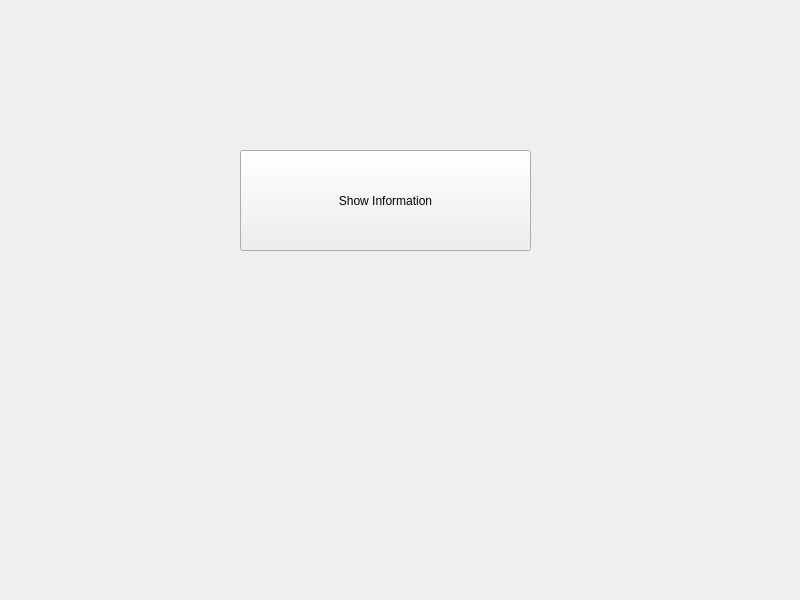
<?xml version="1.0" encoding="UTF-8"?>
<ui version="4.0">
 <class>Widget</class>
 <widget class="QWidget" name="Widget">
  <property name="geometry">
   <rect>
    <x>0</x>
    <y>0</y>
    <width>800</width>
    <height>600</height>
   </rect>
  </property>
  <property name="windowTitle">
   <string>Widget</string>
  </property>
  <widget class="QPushButton" name="ShowInformationpushbutton">
   <property name="geometry">
    <rect>
     <x>240</x>
     <y>150</y>
     <width>291</width>
     <height>101</height>
    </rect>
   </property>
   <property name="text">
    <string>Show Information</string>
   </property>
   <property name="autoDefault">
    <bool>false</bool>
   </property>
   <property name="default">
    <bool>false</bool>
   </property>
  </widget>
 </widget>
 <resources/>
 <connections/>
</ui>
